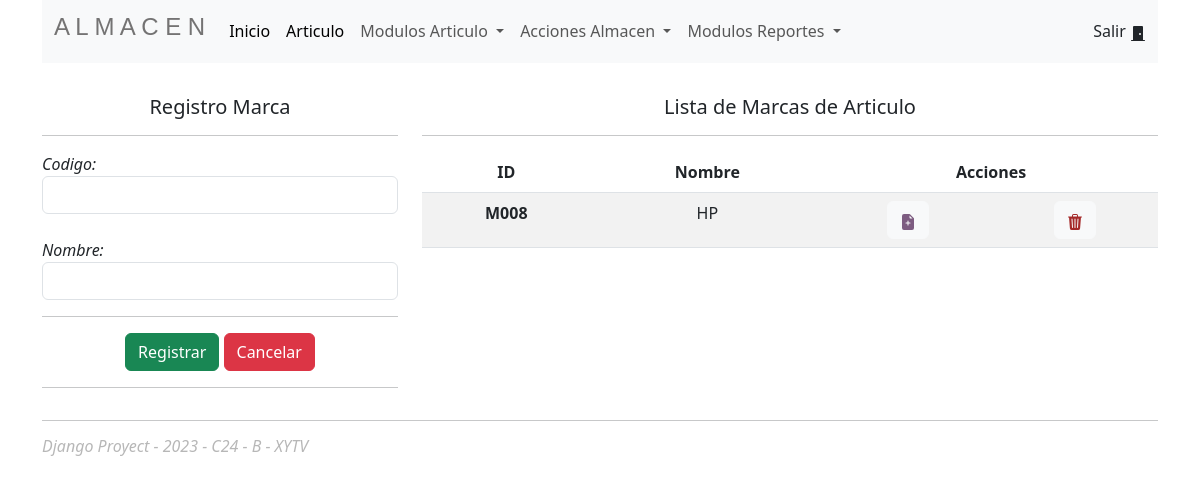
/marca (signed in), run on an earlier commit of the app's database.
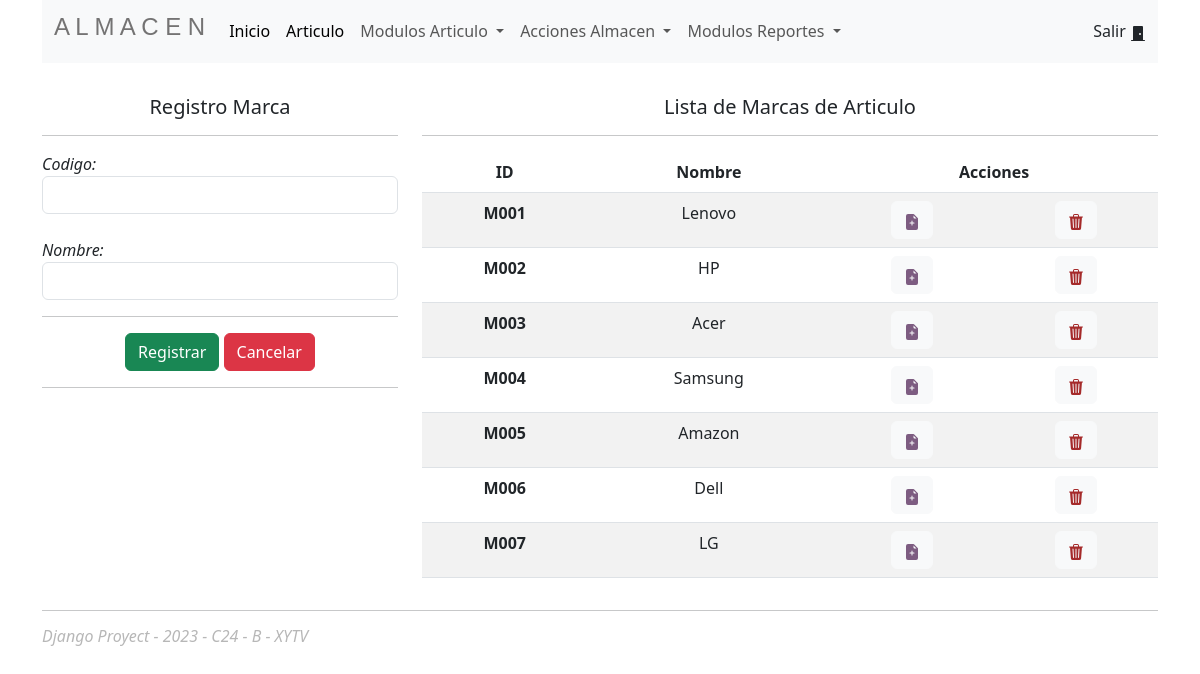
And on a later commit of the database.
### Almacen/models.py (models this page shows, shortened)
class Marca(models.Model):
    codigo=models.CharField(primary_key=True, max_length=6)
    nombre=models.CharField(max_length=60)

### Almacen/views.py (the view)
# urls.py: path('marca',views.marca,name='marca'),
@login_required
def marca(request):
    marcas = Marca.objects.all()
    context = {"marcas":marcas}
    return render(request, template_gestion_marca,context)

### Almacen/templates/articulo/marca/GestionMarca.html (shortened to what this page needs)
{% extends 'base/index.html' %}
{% block content %}
<div class="row pt-3">
    <div class="col-4 pt-3">
        <h5 class=" text-center">Registro Marca</h5>
        <hr>
        <form action="/marca/registrarmarca" method="post">
            <div class="row">
                <div class="col">
                    <div>
                        <label><em>Codigo:</em></label>
                        <input type="text" name="txtCodigo" class="form-control">
                    </div><br>
                    <div>
                        <label><em>Nombre:</em></label>
                        <input type="text" name="txtNombre" class="form-control">
                    </div>
                </div>
            </div>
            <hr>
            <div class="text-center d-grid gap-2 d-md-block">
                <button class="btn btn-success" type="submit">Registrar</button>
                <button class="btn btn-danger" type="reset">Cancelar</button>
            </div>
            <hr>
        </form>
    </div>
    <div class="col-8 pt-3 text-center">
        <h5>Lista de Marcas de Articulo</h5>
        <hr>
        <table class="table table-striped table-hover">
            <thead>
                <tr>
                    <th scope="col">ID</th>
                    <th scope="col">Nombre</th>
                    <th scope="col" colspan="2">Acciones</th>
                </tr>
            </thead>
            <tbody>
                {% for m in marcas %}
                <tr>
                    <th scope="row">{{m.codigo}}</th>
                    <td>{{m.nombre}}</td>
                    <td>
                        <button type="button" class="btn btn-light">
                            <a class="editar" href="/marca/edicionmarca/{{m.codigo}}">
                            </a>
                        </button>
                    </td>
                    <td>
                        <button type="button" class="btn btn-light">
                            <a class="eliminar" href="/marca/eliminarmarca/{{m.codigo}}">
                            </a>
                        </button>
                    </td>
                </tr>
                {% endfor %}
            </tbody>
        </table>
    </div>
</div>
{% endblock %}

What changed in the data, as far as the page shows it:
removed Marca: codigo "M008", nombre "HP"
added Marca: codigo "M001", nombre "Lenovo"
added Marca: codigo "M002", nombre "HP"
added Marca: codigo "M003", nombre "Acer"
added Marca: codigo "M004", nombre "Samsung"
added Marca: codigo "M005", nombre "Amazon"
added Marca: codigo "M006", nombre "Dell"
added Marca: codigo "M007", nombre "LG"
